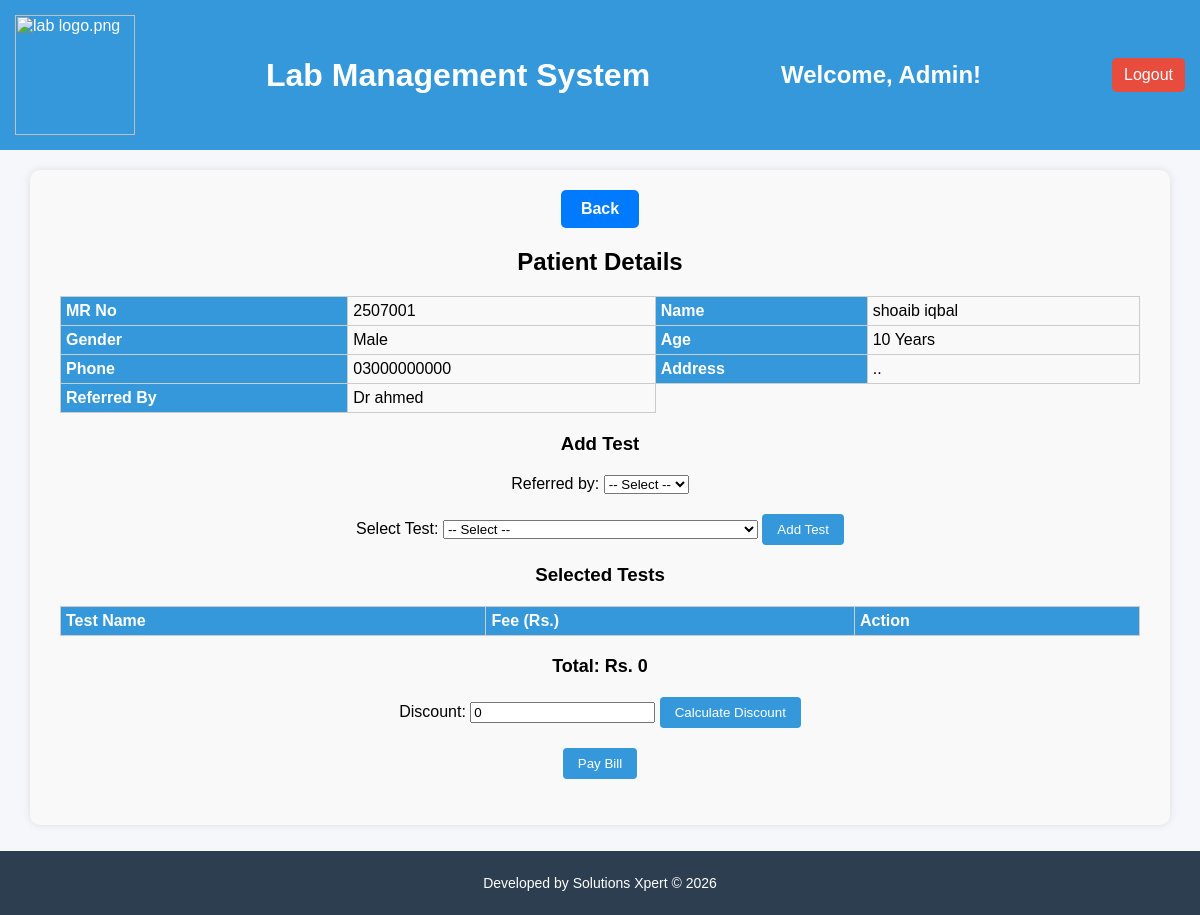
The app's page /add_test.php?mr_no=2507001 (signed in) with its own data.
### tables this page shows
CREATE TABLE `patients` (
  `id` int(11) NOT NULL,
  `mr_no` varchar(20) DEFAULT NULL,
  `name` varchar(100) DEFAULT NULL,
  `age` varchar(20) DEFAULT NULL,
  `gender` varchar(10) DEFAULT NULL,
  `address` text DEFAULT NULL,
  `phone` varchar(20) DEFAULT NULL,
  `referred_by` varchar(255) DEFAULT NULL,
  `created_at` timestamp NOT NULL DEFAULT current_timestamp()
);

### add_test.php (the view, shortened to what this page needs)
<?php
include "db.php";
include "header.php";
$mr_no = mysqli_real_escape_string($conn, $_GET['mr_no']);
$patient_result = mysqli_query($conn, "SELECT * FROM patients WHERE mr_no = '$mr_no' LIMIT 1");
$patient = mysqli_fetch_assoc($patient_result);
?>
<!DOCTYPE html>
<html>
<head>
    <link rel="stylesheet" href="style.css">
</head>
<body>
<div class="patient-info">
	<?php
$mr_no = isset($_GET['mr_no']) ? $_GET['mr_no'] : '';
?>
<div style="text-align: center; margin-top: 20px;">
    <a href="patient_dashboard.php?mr_no=<?php echo urlencode($mr_no); ?>" class="back-button" style="margin-bottom: 0px;margin-top: -30px;">Back</a>
</div>
    <h2 style="text-align: center;">Patient Details</h2>
    <table>
        <tr>
            <th>MR No</th><td><?php echo htmlspecialchars($patient['mr_no']); ?></td>
            <th>Name</th><td><?php echo htmlspecialchars($patient['name']); ?></td>
        </tr>
        <tr>
			<th>Gender</th><td><?php echo htmlspecialchars($patient['gender']); ?></td>
			<th>Age</th><td><?php echo htmlspecialchars($patient['age']); ?></td>
        </tr>
        <tr>
             <th>Phone</th><td><?php echo htmlspecialchars($patient['phone']); ?></td>
			<th>Address</th><td><?php echo htmlspecialchars($patient['address']); ?></td>
		</tr>
        <tr>
    <th>Referred By</th><td><?php echo htmlspecialchars($patient['referred_by']); ?></td>
    </tr>
    </table>
    <h3 style="text-align: center;">Add Test</h3>
    <form id="testForm" method="POST" action="pay_bill.php">
<div class="test-actions">
    <label for="doctorSelect">Referred by:</label>
    <select name="doctor_id" id="doctorSelect">
        <option value="">-- Select --</option>
    </select>
</div>
        <div class="test-actions">
            <label for="testSelect">Select Test:</label>
            <select id="testSelect">
                <option value="">-- Select --</option>
            </select>
            <button type="button" class="btn" onclick="addTest()">Add Test</button>
        </div>
        <h3 style="text-align: center;">Selected Tests</h3>
        <table id="testTable">
            <thead>
                <tr><th>Test Name</th><th>Fee (Rs.)</th><th>Action</th></tr>
            </thead>
        </table>
        <div class="total-box">
            Total: Rs. <span id="totalFee">0</span>
        </div>
        <div class="test-actions">
            <label for="discountInput">Discount:</label>
            <input type="number" id="discountInput" value="0">
            <button type="button" class="btn" onclick="applyDiscount()">Calculate Discount</button>
        </div>
        <div style="text-align: center; margin-top: 20px;">
            <button type="submit" class="btn">Pay Bill</button>
        </div>
    </form>
</div>
</body>
</html>
<?php include "footer.php"; ?>

### style.css (style rules this page uses)
body { font-family: Arial, sans-serif; margin: 0; background: #f5f7fa; }

### add_test.php (style rules this page uses)
body { font-family: Arial, sans-serif; }
.patient-info { background: #f9f9f9; padding: 30px; margin: 20px auto; width: 90%; border-radius: 10px; box-shadow: 0px 0px 8px rgba(0,0,0,0.1); }
table { width: 100%; margin: 20px auto; border-collapse: collapse; }
th, td { padding: 5px; border: 1px solid #ccc; }
th { background-color: #3498db; color: white; text-align: left; }
.test-actions { text-align: center; margin-top: 20px; }
.btn { background-color: #3498db; color: white; padding: 8px 15px; border: none; border-radius: 4px; cursor: pointer; }
.total-box { font-size: 18px; font-weight: bold; text-align: center; }
.back-button { display: inline-block; background-color: #007BFF; color: white; padding: 10px 20px; border-radius: 5px; text-decoration: none; font-weight: bold; font-size: 16px; transition: background-color 0.3s ease; margin-bottom: 20px; cursor: pointer; }

### footer.php (style rules this page uses)
body { padding-bottom: 70px; }

### records on screen
patients: mr_no "2507001", name "shoaib iqbal", gender "Male", age "10 Years", phone "03000000000", address "..", referred_by "Dr ahmed"

### other values on screen
$username "Admin"
